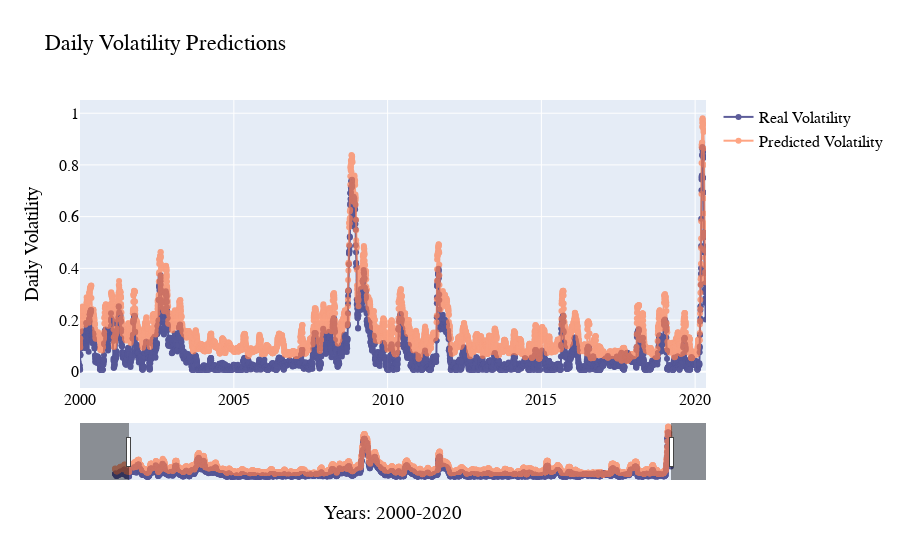

This figure's notebook cell:
### Code cell
fig = go.Figure()

fig.add_trace(go.Scatter(
                x=days,
                y=real,
                name="Real Volatility",
                line_color='midnightblue',
                mode = 'lines+markers',
                opacity=0.7))

fig.add_trace(go.Scatter(
                x=days,
                y=predicted_stock_price,
                name="Predicted Volatility",
                mode = 'lines+markers',
                line_color='coral',
                opacity=0.7))



fig.update_layout(
    title="Daily Volatility Predictions",
    xaxis_title="Years: 2000-2020",
    yaxis_title="Daily Volatility",
    font=dict(
        family="Courier New, monospace",
        size=16,
        color="black"
    )
)

fig.update_layout(title_text='Daily Volatility Predictions',
                  xaxis_rangeslider_visible=True)

# Use date string to set xaxis range
fig.update_layout(xaxis_range=['2000-01-01','2020-05-09'],
                  title_text="Daily Volatility Predictions")
fig.show()





ply.offline.plot(fig, filename='daily_volatility.html')

### Figure 1 — Plotly figure (JSON) as saved in the notebook; plotly's stock layout.template omitted (floating-point values rounded to 4 significant figures; data arrays with more than 128 entries replaced by an {"elided": "..."} marker saying what was removed)
{"data": [{"opacity": 0.7, "name": "Real Volatility", "mode": "lines+markers", "y": {"elided": "5249 float values"}, "x": {"elided": "5249 str values"}, "line": {"color": "midnightblue"}, "type": "scatter"}, {"opacity": 0.7, "name": "Predicted Volatility", "mode": "lines+markers", "y": {"elided": "5249 float values"}, "x": {"elided": "5249 str values"}, "line": {"color": "coral"}, "type": "scatter"}], "layout": {"font": {"color": "black", "family": "Courier New, monospace", "size": 16}, "yaxis": {"title": {"text": "Daily Volatility"}}, "xaxis": {"range": ["2000-01-01", "2020-05-09"], "title": {"text": "Years: 2000-2020"}, "rangeslider": {"visible": true}}, "title": {"text": "Daily Volatility Predictions"}}}
